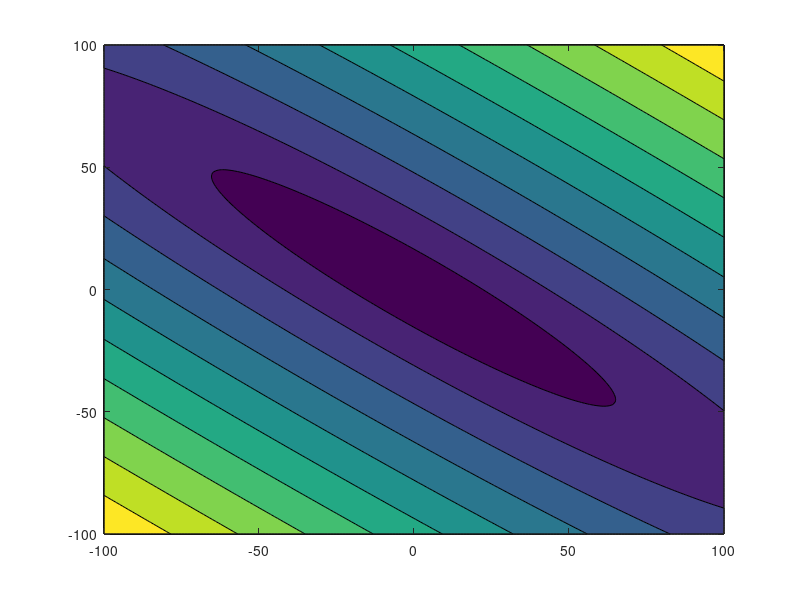

MATLAB code for this plot: (Note: this script raises an error after producing the figure.)
t = 10 * (0:32);
y = [0.844 0.908 0.932 0.936 0.925 0.908 0.881 0.85 0.818 0.784 0.751 0.718 0.685 0.658 0.628 0.603 0.58 0.558 0.538 0.522 0.506 0.49 0.478 0.467 0.457 0.448 0.438 0.431 0.424 0.42 0.414 0.411 0.406];

f = @(x, t) (x(1) + x(2) * exp(-x(4) * t) + x(3) * exp(-x(5) * t));

x0 = [0.5 1.5 -1 0.01 0.02];
x2 = -100:100;
x3 = -100:100;
yy = zeros(length(x2), length(x3));
for i = 1 : length(x2)
    for j = 1 : length(x3)
        yy(i, j) = norm(f([x0(1) x2(i) x3(j) x0(4) x0(5)], t) - y);
    end
end

f = figure;
colormap(viridis())
contourf(x2, x3, yy, 10)
colormap(f, flipud(colormap(f)))
colorbar
saveas(gcf, 'ex6_e_grad.eps', 'epsc')